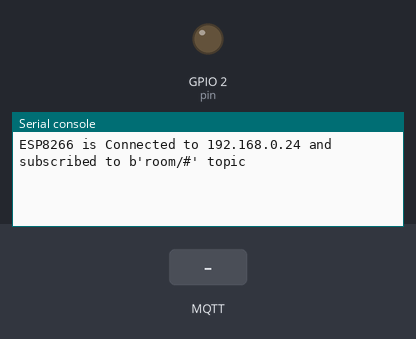
Bench run of a program on a simulated ESP8266 board running MicroPython. Shown: output pins drawn as LEDs (lit = HIGH), the last lines printed to the serial console. The inputs (shaded band) are chosen by the test bench. No MQTT or app messages arrive unless stated.

Above: at 1.3 s.
1.4 s: MQTT message "room/light" arrives on the first subscribed topic
At 2.6 s:
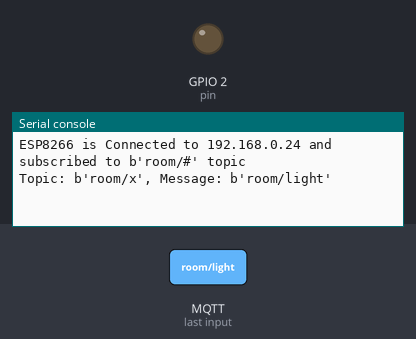
2.9 s: MQTT message "on" arrives on the first subscribed topic
At 3.9 s:
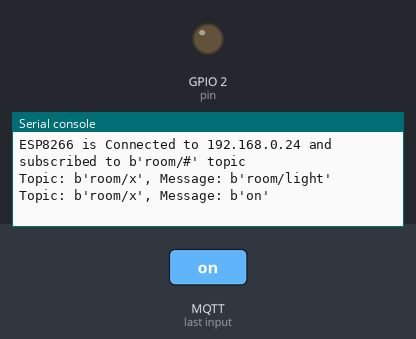
4.4 s: MQTT message "off" arrives on the first subscribed topic
At 5.0 s:
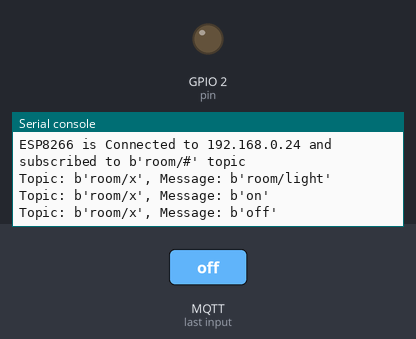

The program:

mqtt_sub.py
```python
from simple import MQTTClient
from machine import Pin
import machine
import ubinascii

# Setup a GPIO Pin for output
pin = machine.Pin(2, machine.Pin.OUT)
# Modify below section as required
CONFIG = {
     # Configuration details of the MQTT broker
     "MQTT_BROKER": "192.168.0.24",
     "USER": "",
     "PASSWORD": "",
     "PORT": 1883,
     "TOPIC": b"room/#",
     # unique identifier of the chip
     "CLIENT_ID": b"esp8266_" + ubinascii.hexlify(machine.unique_id())
}

# Method to act based on message received
def onMessage(topic, msg):
    print("Topic: %s, Message: %s" % (topic, msg))
    if topic == b"room/light":
        if msg == b"on":
            pin.off()
            client.publish("raspberry_pi/notification", "success")
        elif msg == b"off":
            pin.on()

    if topic == b"room/fan":
        if msg == b"on":
            pin.off()
            client.publish("raspberry_pi/notification", "success")
        elif msg == b"off":
            pin.on()


def listen():
    #Create an instance of MQTTClient
    # Attach call back handler to be called on receiving messages
    client.set_callback(onMessage)
    client.connect()
    client.publish("raspberry_pi/#", "ESP8266 is Connected:1")
    client.subscribe(CONFIG['TOPIC'])
    print("ESP8266 is Connected to %s and subscribed to %s topic" % (CONFIG['MQTT_BROKER'], str(CONFIG['TOPIC'])))

    try:
        while True:
            msg = client.wait_msg()
            #msg = (client.check_msg())
    finally:
        client.publish("raspberry_pi/#","Disconnected:0" )
        client.disconnect()

client = MQTTClient(CONFIG['CLIENT_ID'], CONFIG['MQTT_BROKER'], user=CONFIG['USER'], password=CONFIG['PASSWORD'], port=CONFIG['PORT'])
listen()
```

Measured:
- after the input at 1.4 s, the serial console: prints a new line at once (image 1)
- after the input at 2.9 s, the serial console: prints a new line at once (image 2)
- after the input at 4.4 s, the serial console: prints a new line at once (image 3)
